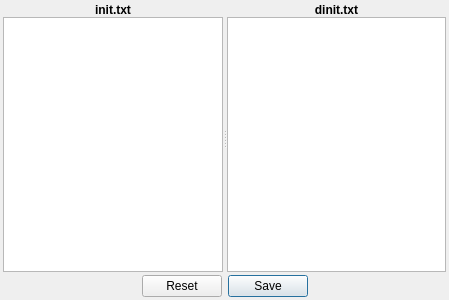
<?xml version="1.0" encoding="UTF-8"?>
<ui version="4.0">
 <class>InitEditorWidget</class>
 <widget class="QWidget" name="InitEditorWidget">
  <property name="geometry">
   <rect>
    <x>0</x>
    <y>0</y>
    <width>449</width>
    <height>300</height>
   </rect>
  </property>
  <property name="windowTitle">
   <string>Form</string>
  </property>
  <layout class="QVBoxLayout" name="verticalLayout_3">
   <property name="spacing">
    <number>3</number>
   </property>
   <property name="margin">
    <number>3</number>
   </property>
   <item>
    <widget class="QSplitter" name="splitter">
     <property name="orientation">
      <enum>Qt::Horizontal</enum>
     </property>
     <widget class="QWidget" name="">
      <layout class="QVBoxLayout" name="verticalLayout_2">
       <property name="spacing">
        <number>0</number>
       </property>
       <item>
        <widget class="QLabel" name="label">
         <property name="font">
          <font>
           <weight>75</weight>
           <bold>true</bold>
          </font>
         </property>
         <property name="text">
          <string>init.txt</string>
         </property>
         <property name="alignment">
          <set>Qt::AlignCenter</set>
         </property>
        </widget>
       </item>
       <item>
        <widget class="QTextEdit" name="initEdit"/>
       </item>
      </layout>
     </widget>
     <widget class="QWidget" name="">
      <layout class="QVBoxLayout" name="verticalLayout">
       <property name="spacing">
        <number>0</number>
       </property>
       <item>
        <widget class="QLabel" name="label_2">
         <property name="font">
          <font>
           <weight>75</weight>
           <italic>false</italic>
           <bold>true</bold>
          </font>
         </property>
         <property name="text">
          <string>dinit.txt</string>
         </property>
         <property name="alignment">
          <set>Qt::AlignCenter</set>
         </property>
        </widget>
       </item>
       <item>
        <widget class="QTextEdit" name="dinitEdit"/>
       </item>
      </layout>
     </widget>
    </widget>
   </item>
   <item>
    <widget class="QDialogButtonBox" name="buttonBox">
     <property name="standardButtons">
      <set>QDialogButtonBox::Reset|QDialogButtonBox::Save</set>
     </property>
     <property name="centerButtons">
      <bool>true</bool>
     </property>
    </widget>
   </item>
  </layout>
 </widget>
 <resources/>
 <connections/>
</ui>
